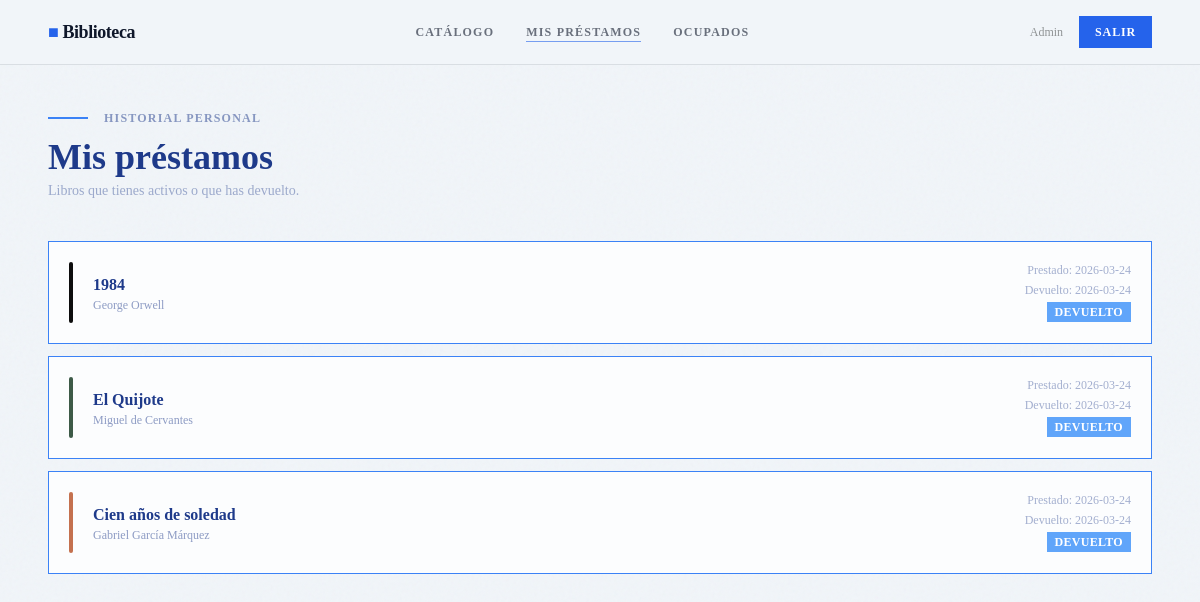
Page /my_loans (signed in) on the earlier database version.
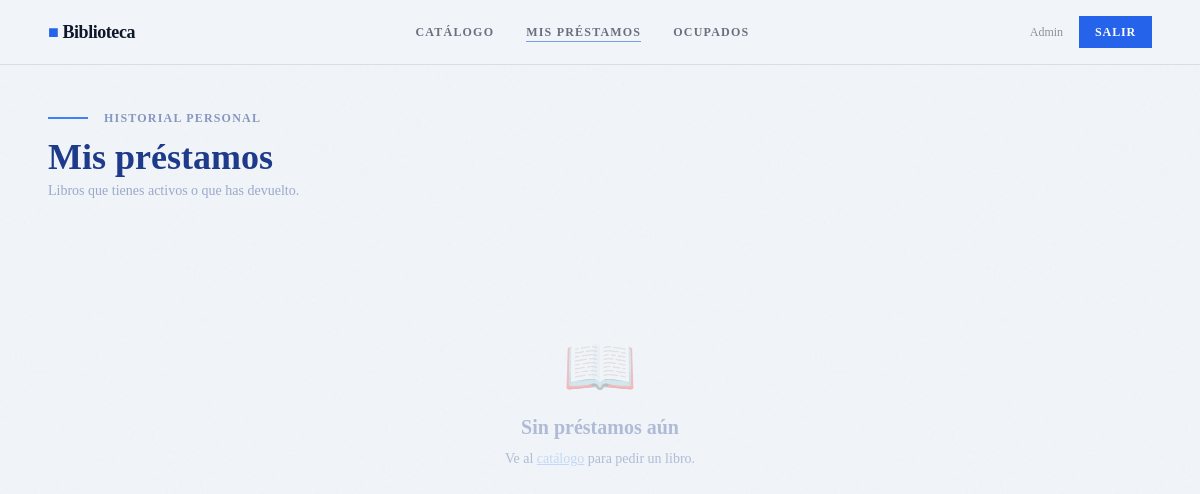
Same page on the later database version.
### tables this page shows
CREATE TABLE loans (
            id          INTEGER PRIMARY KEY AUTOINCREMENT,
            user_id     INTEGER NOT NULL REFERENCES users(id),
            book_id     INTEGER NOT NULL REFERENCES books(id),
            loan_date   TEXT    DEFAULT (datetime('now')),
            return_date TEXT,
            returned    INTEGER DEFAULT 0
        );

CREATE TABLE books (
            id          INTEGER PRIMARY KEY AUTOINCREMENT,
            title       TEXT    NOT NULL,
            author      TEXT    NOT NULL,
            genre       TEXT,
            year        INTEGER,
            cover_color TEXT    DEFAULT '#3D5A47',
            available   INTEGER DEFAULT 1,
            UNIQUE(title, author)   -- Evita duplicados reales
        );

### app.py (the view)
    @app.route('/my_loans')
    @login_required
    def my_loans():
        conn  = app.get_db_connection()
        loans = conn.execute(
            """SELECT loans.id, books.title, books.author, books.cover_color,
                      loans.loan_date, loans.return_date, loans.returned
               FROM loans JOIN books ON loans.book_id=books.id
               WHERE loans.user_id=?
               ORDER BY loans.returned ASC, loans.loan_date DESC""",
            (session['user_id'],)
        ).fetchall()
        conn.close()
        return render_template('my_loans.html', loans=loans)

### templates/my_loans.html (shortened to what this page needs)
{% extends "base.html" %}
{% block content %}
<div class="mb-2" style="font-family: 'Times New Roman', serif;">
  <span style="width:40px;height:2px;background:#3B82F6;display:inline-block;vertical-align:middle;margin-right:12px;"></span>
  <span class="text-xs font-semibold tracking-widest uppercase opacity-50" style="color:#1E3A8A;">Historial personal</span>
</div>
<h1 class="text-4xl font-extrabold mb-1" style="font-family: 'Times New Roman', serif; color:#1E3A8A;">Mis préstamos</h1>
<p class="text-sm opacity-40 mb-10" style="font-family: 'Times New Roman', serif; color:#1E3A8A;">Libros que tienes activos o que has devuelto.</p>
{% if loans %}
<div class="space-y-3">
  {% for loan in loans %}
  <div class="stat-card p-5 flex items-center gap-5 animate-fade-up" style="animation-delay:{{ loop.index0 * 0.06 }}s;opacity:0; font-family:'Times New Roman', serif; border:1px solid #3B82F6;">
    <div class="w-1 self-stretch flex-shrink-0 rounded-full" style="background:{{ loan['cover_color'] }}"></div>
    <div class="flex-1 min-w-0">
      <h3 class="font-bold truncate" style="color:#1E3A8A;">{{ loan['title'] }}</h3>
      <p class="text-xs opacity-50" style="color:#1E3A8A;">{{ loan['author'] }}</p>
    </div>
    <div class="text-right flex-shrink-0">
      <p class="text-xs opacity-40 mb-1" style="color:#1E3A8A;">Prestado: {{ loan['loan_date'][:10] }}</p>
      {% if loan['returned'] %}
        <p class="text-xs opacity-40" style="color:#1E3A8A;">Devuelto: {{ loan['return_date'][:10] }}</p>
        <span class="inline-block mt-1 badge-available text-xs font-semibold px-2 py-0.5 uppercase tracking-wide" style="background:#60A5FA; color:white;">Devuelto</span>
      {% else %}
        <span class="inline-block mt-1 badge-borrowed text-xs font-semibold px-2 py-0.5 uppercase tracking-wide" style="background:#3B82F6; color:white;">Activo</span>
      {% endif %}
    </div>
  </div>
  {% endfor %}
</div>
{% else %}
<div class="text-center py-24 opacity-30" style="font-family:'Times New Roman', serif; color:#1E3A8A;">
  <p class="text-6xl mb-4">📖</p>
  <p class="text-xl mb-2" style="font-weight:bold;">Sin préstamos aún</p>
  <p class="text-sm">Ve al <a href="{{ url_for('books') }}" class="underline" style="color:#3B82F6; opacity:0.8;">catálogo</a> para pedir un libro.</p>
</div>
{% endif %}
{% endblock %}

### templates/base.html (shortened to what this page needs)
<!DOCTYPE html>
<html lang="es">
<head>
  <script src="https://cdn.tailwindcss.com"></script>
</head>
<body class="noise bg-light min-h-screen">
  {% if session.user_id %}
  <nav class="relative z-20 border-b border-dark border-opacity-10 bg-light bg-opacity-90 backdrop-blur-sm">
    <div class="max-w-6xl mx-auto px-6 flex items-center justify-between h-16">
      <a href="{{ url_for('dashboard') }}"
         class="font-extrabold text-lg text-dark tracking-tight">
        <span class="text-accent">■</span> Biblioteca
      </a>
      <div class="hidden md:flex items-center gap-8 text-xs font-semibold uppercase tracking-widest">
        <a href="{{ url_for('books') }}"
           class="nav-link text-dark opacity-60 hover:opacity-100 {% if request.endpoint=='books' %}active opacity-100{% endif %}">
           Catálogo
        </a>
        <a href="{{ url_for('my_loans') }}"
           class="nav-link text-dark opacity-60 hover:opacity-100 {% if request.endpoint=='my_loans' %}active opacity-100{% endif %}">
           Mis préstamos
        </a>
        <a href="{{ url_for('occupied') }}"
           class="nav-link text-dark opacity-60 hover:opacity-100 {% if request.endpoint=='occupied' %}active opacity-100{% endif %}">
           Ocupados
        </a>
      </div>
      <div class="flex items-center gap-4">
        <span class="hidden md:inline text-xs opacity-40">
          {{ session.user_name }}
        </span>
        <a href="{{ url_for('logout') }}" class="btn-secondary text-xs py-2 px-4">
          <span>Salir</span>
        </a>
      </div>
    </div>
  </nav>
  {% endif %}
  <main class="relative z-10 max-w-6xl mx-auto px-6 py-10">
    {% block content %}{% endblock %}
  </main>
</body>
</html>

### templates/base.html (style rules this page uses)
body { font-family:'Times New Roman', serif; }
h1,h2,h3,h4,label,nav { font-family:'Times New Roman', serif; }
.noise::before { content:''; position:fixed; inset:0; pointer-events:none; z-index:0; }
.nav-link { position:relative; }
.nav-link::after { content:''; position:absolute; left:0; bottom:-2px; width:0; height:1.5px; background:#2563eb; transition:width .3s; }
.nav-link:hover::after, .nav-link.active::after { width:100%; }
.btn-secondary { background:#2563eb; color:#ffffff; font-weight:600; letter-spacing:.07em; text-transform:uppercase; font-size:.75rem; padding:10px 24px; border:none; cursor:pointer; position:relative; overflow:hidden; transition:.3s; display:inline-block; text-decoration:none; }
.btn-secondary::after { content:''; position:absolute; left:-100%; top:0; width:100%; height:100%; background:#0f172a; transition:left .35s ease; z-index:0; }
.btn-secondary span { position:relative; z-index:1; }

Differences in the rows shown:
removed loans: title "1984", author "George Orwell", loan_date "2026-03-24", return_date "2026-03-24"
removed loans: title "El Quijote", author "Miguel de Cervantes", loan_date "2026-03-24", return_date "2026-03-24"
removed loans: title "Cien años de soledad", author "Gabriel García Márquez", loan_date "2026-03-24", return_date "2026-03-24"
Other differences:
text now shown: "📖 Sin préstamos aún Ve al catálogo para pedir un libro."
